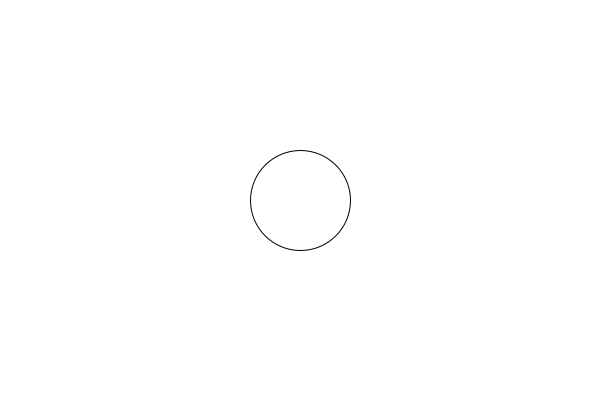
Frame 1 (no input)
Frame 60 (the mouse pressed at the canvas centre just before this capture): identical to frame 1, image omitted
Frame 120 (the mouse held since frame 60 and released just before this capture): identical to frame 1, image omitted

The Processing sketch that drew this single still picture (run headless with seeded random() and noise(); from frame 60 on, the mouse is pressed at the canvas centre):

// Processing sketch: lesson1_11
// ── lesson1_11.pde
void setup(){
  size(600, 400);
}

void draw (){
  background(255);
  stroke(0);
  fill(255);
  ellipse(300, 200, 100, 100);
}
